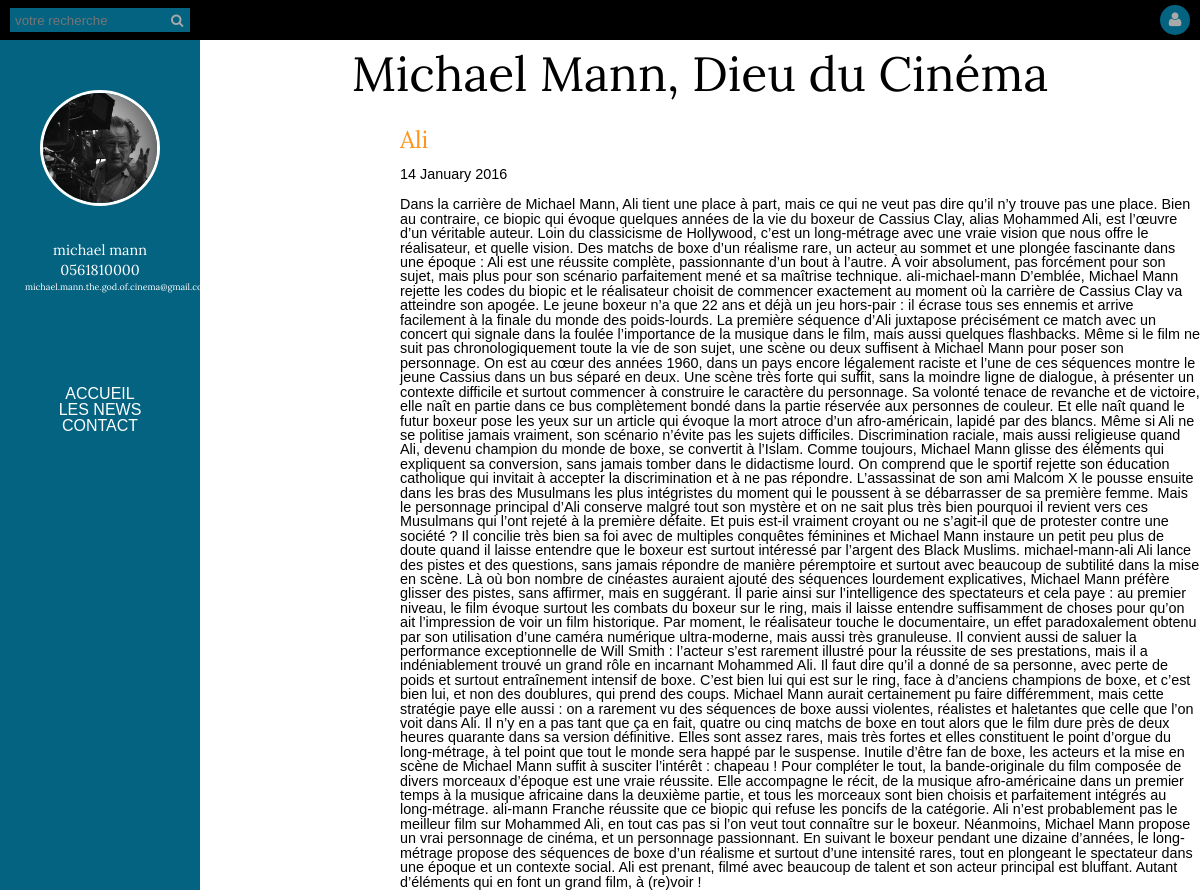
/article.php?id=7, run on the app's committed database.
### tables this page shows
CREATE TABLE `news` (
  `id` int(11) NOT NULL,
  `title` varchar(255) NOT NULL,
  `content` text NOT NULL,
  `img` varchar(255) NOT NULL,
  `publication_date` datetime NOT NULL,
  `id_user` int(11) NOT NULL,
  `category` varchar(255) NOT NULL
);

### article.php (the view, shortened to what this page needs)
<?php
    require_once 'inc/dbconnect.php';
	$rep = $bdd->prepare('SELECT * FROM news WHERE id = :idArticle');
	$rep->bindValue(':idArticle', $_GET['id'], PDO::PARAM_INT);
	$rep->execute();
	$art = $rep->fetch(PDO::FETCH_ASSOC);
    include_once 'inc/header.php';
?>
<head>
</head>
<body>
	<main>
		<h3><?php echo $art['title'];?></h3>
		<p><?php echo date('j F Y', strtotime($art['publication_date'])); ?></p>
		<div id="image">
		</div>
		<article>
			<p><?php echo $art['content'];?></p>
		</article>
<?php include_once 'inc/footer.php'; ?>

### css/style.css (style rules this page uses)
html { box-sizing: border-box }
*, *::before, *::after { box-sizing: inherit }
body { font-family: "Open-Sans", sans-serif; }
h3 { font-family: "Lora"; font-size: 1.5em; text-align: left; color : #FF931C; padding-bottom: 15px; }
p { font-size: 0.9em; }
body { height: 100vh; width: 100%; }
main { float: right; width: 85%; }
@media (max-width: 1666px) { main { width: calc(100% - 200px); } }

### data on the page
news: title "Ali", publication_date "14 January 2016", content "Dans la carrière de Michael Mann, Ali tient une place à part, mais ce qui ne veut pas dire qu’il n’y trouve pas une place. Bien au contraire, ce biopic qui évoque quelques années de la vie du boxeur de Cassius Clay, alias Mohammed Ali, est l’œuvre d’un véritable auteur. Loin du classicisme de Hollywood, c’est un long-métrage avec une vraie vision que nous offre le réalisateur, et quelle vision. Des matchs de boxe d’un réalisme rare, un acteur au sommet et une plongée fascinante dans une époque : Ali est une réussite complète, passionnante d’un bout à l’autre. À voir absolument, pas forcément pour son sujet, mais plus pour son scénario parfaitement mené et sa maîtrise technique.…"

### other printed values
$options['prenom'] "michael"
$options['nom'] "mann"
$options['telephone'] "0561810000"
$options['email'] "michael.mann.the.god.of.cinema@gmail.com"
$options['titre'] "Michael Mann, Dieu du Cinéma"
